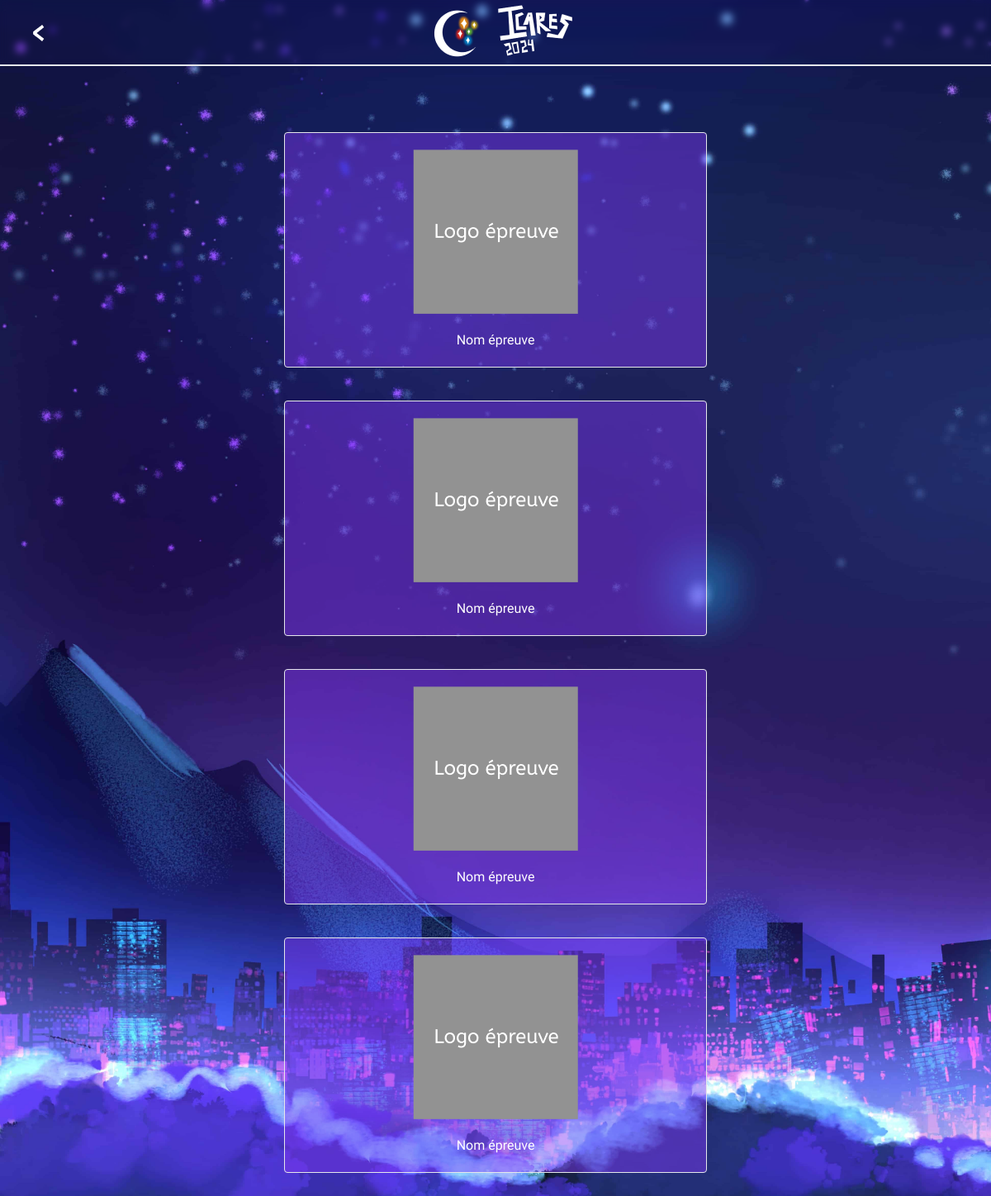
The app's page /epreuve with its own data.
### icares_site/models.py (models this page shows, shortened)
class Epreuve(models.Model):
    nom = models.CharField(max_length=200)
    soustheme = models.CharField(max_length=400)
    description = models.TextField(max_length=3000)
    modalites = models.TextField(max_length=500)
    logo = models.FileField(upload_to="images")
    nombre_de_participant = models.IntegerField(default=0)
    duree = models.CharField(max_length=30)

### icares_site/views.py (the view)
# urls.py: path("epreuve", views.epreuve, name="epreuve"),
def epreuve(request):
    epreuve_query = Epreuve.objects.all()
    context = {"epreuve":epreuve_query}
    return render(request, "icares/epreuve.html", context)

### icares_site/templates/icares/epreuve.html (shortened to what this page needs)
{% load static tailwind_tags %}
{% load static %}
<head>
    <link rel="stylesheet" href="{%static 'style.css'%}">
   {% tailwind_css %}
</head>
<body class="font-abeezee bg-index bg-cover xl:bg-center overflow-x-hidden">
<div class="block xl:hidden">
    <header class="grid grid-cols-3 place-items-center gap-20 items-center backdrop-blur-sm	border-b-2">
        <a href="{%url 'index'%}" class="justify-self-start px-10"><img src="{%static '/svg/fleche.svg/'%}" alt="fleche"></a>
        <div class="inline-flex">
            <div>
                <img src="{%static '/logo/logo_petit.png'%}" alt="Logo Icares">
            </div>
            <div class="place-self-center">
                <img src="{%static '/image/titre_petit.png'%}" alt="Icares 2024">
            </div>
        </div>
    </header>
</div>
    {%if epreuve%}
    <div class="grid 2xl:grid-cols-3 grid-rows-3 py-10 place-items-center">
        {%for ep in epreuve%}
            <a class="border max-h-80 w-128 bg-quaternary rounded mt-10 hover:bg-secondary duration-500" href="detail/{{ep.id}}">
                <div class="flex justify-center pt-5"><img src="{{MEDIA_URL}}{{ep.logo}}" alt="epreuve image" class="place-self-center"></div>
                <p class="text-center text-white font-2xl pt-5 pb-5">{{ep.nom}}</p>
            </a>
        {%endfor%}
    </div>
    {%else%}
    <h1 class="text-3xl text-white text-center py-20">Pas encore d'épreuve, revenez plus tard pour l'annonce !</h1>
    {%endif%}
</body>

### records on screen
Epreuve: logo (picture), nom "Nom épreuve"
Epreuve: logo (picture), nom "Nom épreuve"
Epreuve: logo (picture), nom "Nom épreuve"
Epreuve: logo (picture), nom "Nom épreuve"
